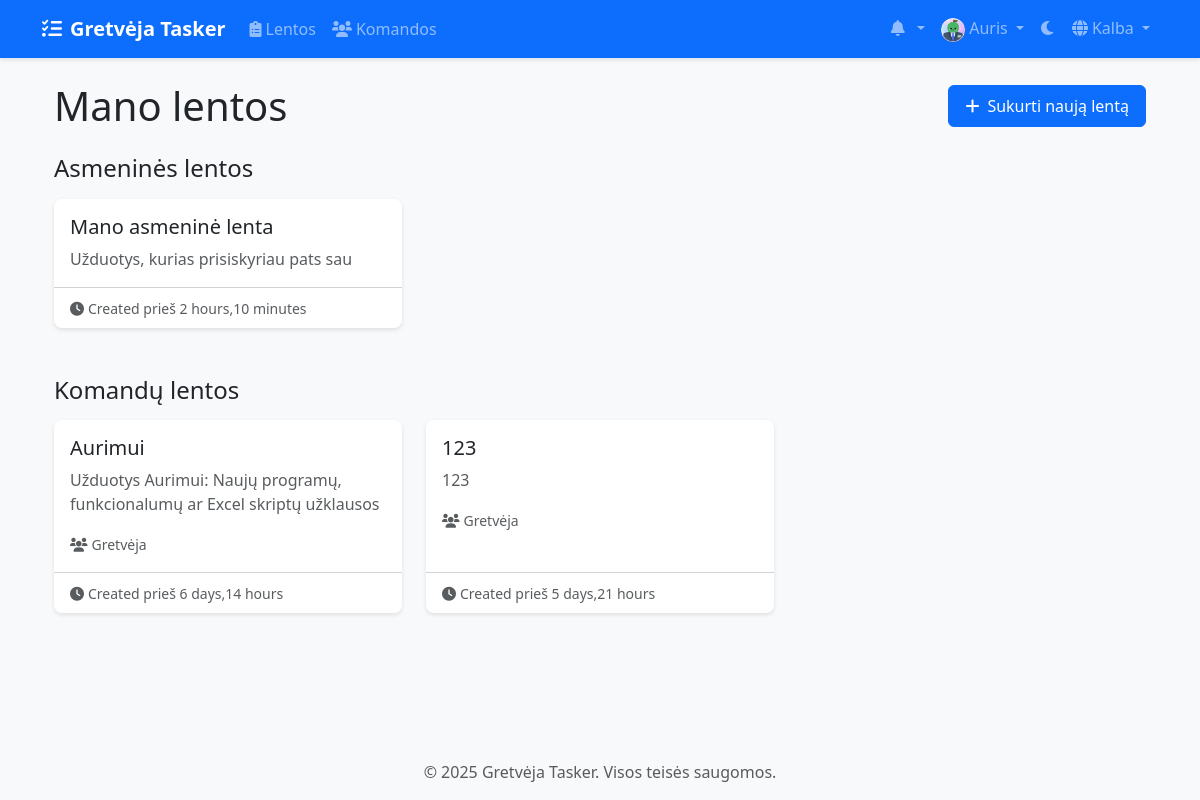
Before: /lt/boards/ (signed in) with the older database file.
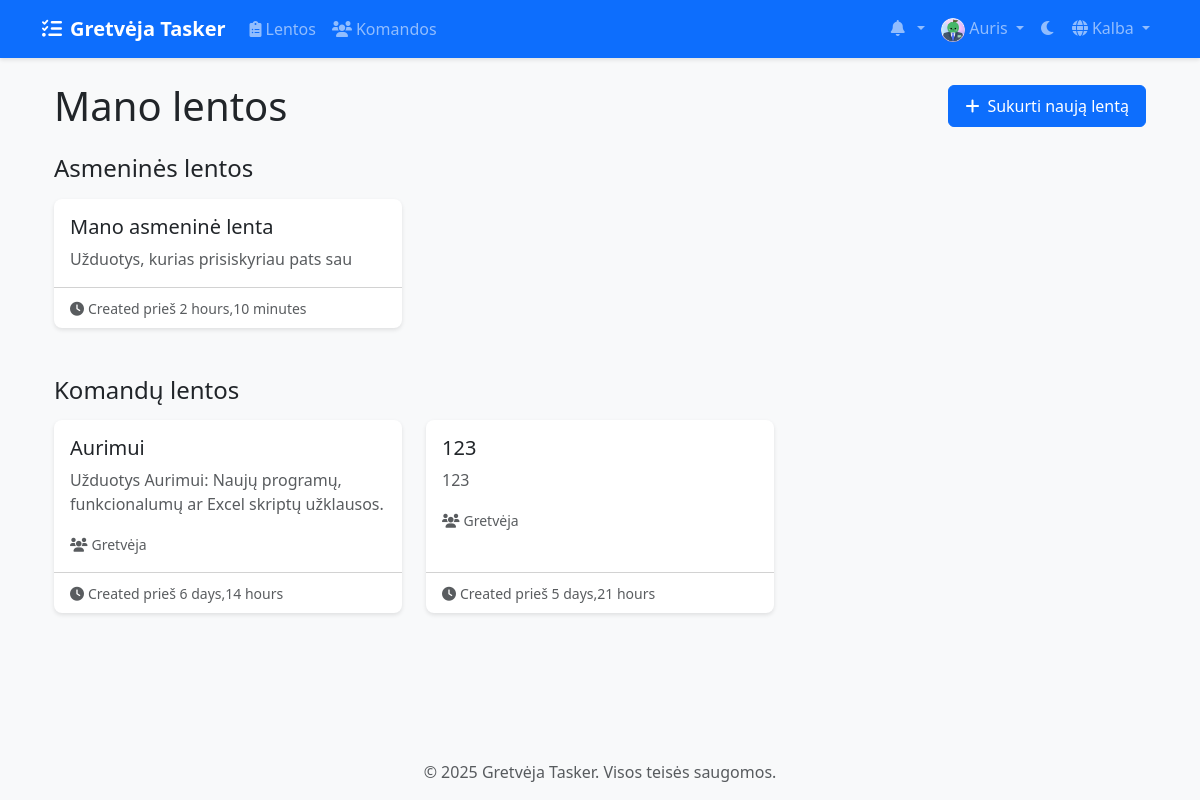
After: the same page with the newer database file.
### boards/models.py (models this page shows, shortened)
class Board(models.Model):
    title = models.CharField(max_length=200)
    description = models.TextField(blank=True)
    created_at = models.DateTimeField(auto_now_add=True)
    updated_at = models.DateTimeField(auto_now=True)
    owner = models.ForeignKey(
        settings.AUTH_USER_MODEL,
        on_delete=models.CASCADE,
        related_name='owned_boards'
    )
    team = models.ForeignKey(
        Team,
        on_delete=models.CASCADE,
        related_name='boards',
        null=True,
        blank=True
    )

### teams/models.py (models this page shows, shortened)
class Team(models.Model):
    name = models.CharField(max_length=100)
    description = models.TextField(blank=True)
    created_at = models.DateTimeField(auto_now_add=True)
    updated_at = models.DateTimeField(auto_now=True)
    owner = models.ForeignKey(
        settings.AUTH_USER_MODEL,
        on_delete=models.CASCADE,
        related_name='owned_teams'
    )
    members = models.ManyToManyField(
        settings.AUTH_USER_MODEL,
        through='TeamMembership',
        related_name='teams'
    )

### boards/views/board_views.py (the view)
# urls.py: path('', views.board_list, name='board_list'),
@login_required
def board_list(request):
    personal_boards, team_boards = BoardService.get_user_boards(request.user)
    return render(request, 'boards/board_list.html', {
        'personal_boards': personal_boards,
        'team_boards': team_boards
    })

### boards/services/board_service.py (called while the page is built)
    @staticmethod
    def get_user_boards(user):
        personal_boards = Board.objects.filter(owner=user, team__isnull=True)
        team_boards = Board.objects.filter(team__members=user)
        return personal_boards, team_boards

### templates/boards/board_list.html (shortened to what this page needs)
{% extends 'base.html' %}
{% load static %}
{% load i18n %}
{% block content %}
<div class="container">
    <div class="d-flex justify-content-between align-items-center mb-4">
        <h1 class="mb-0">{% trans "My Boards" %}</h1>
        <a href="{% url 'boards:board_create' %}" class="btn btn-primary">
            <i class="fas fa-plus me-2"></i>{% trans "Create New Board" %}
        </a>
    </div>
    <div class="mb-5">
        <h2 class="h4 mb-3">{% trans "Personal Boards" %}</h2>
        {% if personal_boards %}
            <div class="row row-cols-1 row-cols-md-2 row-cols-lg-3 g-4">
                {% for board in personal_boards %}
                    <div class="col">
                        <div class="card h-100 board-card">
                            <div class="card-body">
                                <h5 class="card-title">
                                    <a href="{% url 'boards:board_detail' board_id=board.id %}" class="text-decoration-none text-dark">
                                        {{ board.title }}
                                    </a>
                                </h5>
                                <p class="card-text text-muted">{{ board.description|truncatechars:100 }}</p>
                            </div>
                            <div class="card-footer bg-transparent">
                                <small class="text-muted">
                                    <i class="fas fa-clock me-1"></i>{% trans "Created" %} {% trans "ago" %} {{ board.created_at|timesince }}
                                </small>
                            </div>
                        </div>
                    </div>
                {% endfor %}
            </div>
        {% else %}
            <div class="alert alert-info">
                <i class="fas fa-info-circle me-2"></i>{% trans "You don't have any personal boards yet." %}
            </div>
        {% endif %}
    </div>
    <div>
        <h2 class="h4 mb-3">{% trans "Team Boards" %}</h2>
        {% if team_boards %}
            <div class="row row-cols-1 row-cols-md-2 row-cols-lg-3 g-4">
                {% for board in team_boards %}
                    <div class="col">
                        <div class="card h-100 board-card">
                            <div class="card-body">
                                <h5 class="card-title">
                                    <a href="{% url 'boards:board_detail' board_id=board.id %}" class="text-decoration-none text-dark">
                                        {{ board.title }}
                                    </a>
                                </h5>
                                <p class="card-text text-muted">{{ board.description|truncatechars:100 }}</p>
                                <p class="card-text">
                                    <small class="text-muted">
                                        <i class="fas fa-users me-1"></i>{{ board.team.name }}
                                    </small>
                                </p>
                            </div>
                            <div class="card-footer bg-transparent">
                                <small class="text-muted">
                                    <i class="fas fa-clock me-1"></i>{% trans "Created" %} {% trans "ago" %} {{ board.created_at|timesince }}
                                </small>
                            </div>
                        </div>
                    </div>
                {% endfor %}
            </div>
        {% else %}
            <div class="alert alert-info">
                <i class="fas fa-info-circle me-2"></i>{% trans "You don't have any team boards yet." %}
            </div>
        {% endif %}
    </div>
</div>
{% endblock %}

Changed rows visible on the page:
changed Board "Aurimui": description "Užduotys Aurimui: Naujų programų, funkcionalumų ar Excel skriptų užklausos" → "Užduotys Aurimui: Naujų programų, funkcionalumų ar Excel skriptų užklausos."
